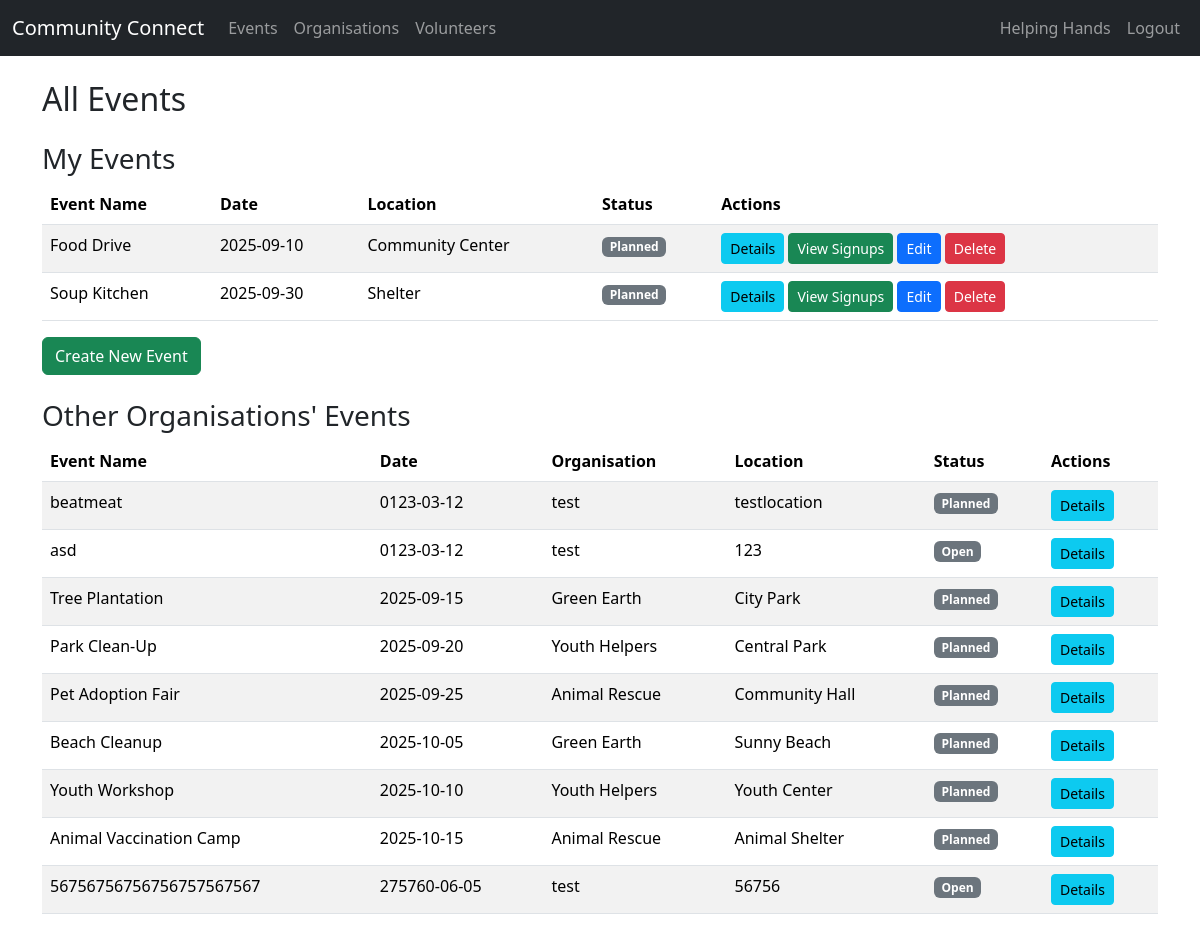
/events (signed in), run on an earlier commit of the app's database.
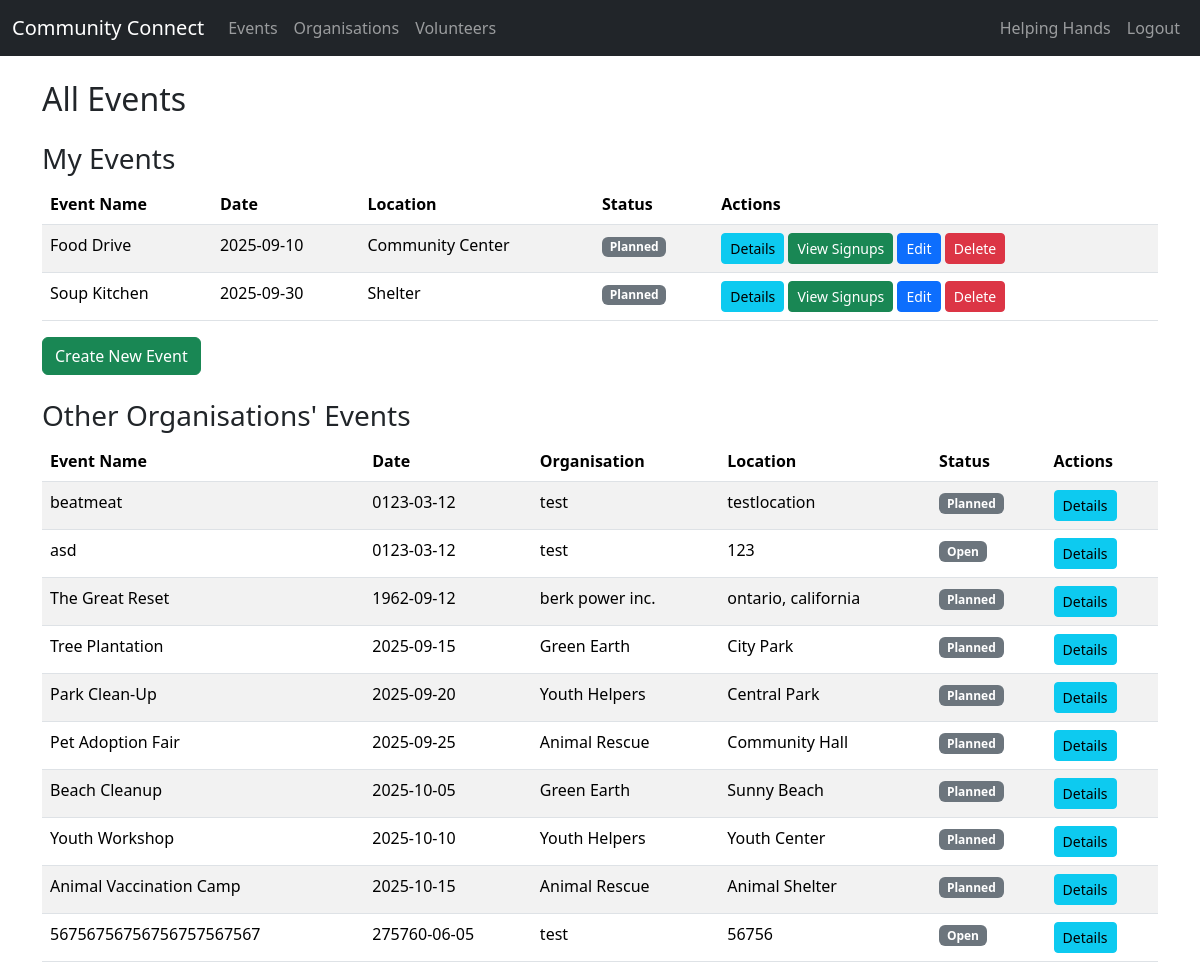
And on a later commit of the database.
### tables this page shows
CREATE TABLE Events (
    EventID INTEGER PRIMARY KEY AUTOINCREMENT,
    OrganisationID INTEGER,
    Name TEXT NOT NULL,
    Description TEXT,
    Date DATE,
    StartTime TIME,
    EndTime TIME,
    Location TEXT,
    Status TEXT,
    FOREIGN KEY (OrganisationID) REFERENCES Organisations(OrganisationID)
);

CREATE TABLE Organisations (
    OrganisationID INTEGER PRIMARY KEY AUTOINCREMENT,
    Name TEXT NOT NULL,
    Description TEXT,
    ContactPerson TEXT,
    Email TEXT UNIQUE,
    Password TEXT,
    Phone TEXT,
    Address TEXT,
    Website TEXT,
    Logo TEXT
);

### app.py (the view, shortened to what this page needs)
@app.route("/events")
@login_required
def list_events():
    db = get_db()
    user_id = session.get('user_id')
    account_type = session.get('account_type')
    if account_type == 'organisation':
        my_events = db.execute(
            """SELECT e.*, o.Name AS OrgName
               FROM Events e
               JOIN Organisations o ON e.OrganisationID = o.OrganisationID
               WHERE e.OrganisationID = ?
               ORDER BY e.Date""",
            (user_id,)
        ).fetchall()
        other_events = db.execute(
            """SELECT e.*, o.Name AS OrgName
               FROM Events e
               JOIN Organisations o ON e.OrganisationID = o.OrganisationID
               WHERE e.OrganisationID != ?
               ORDER BY e.Date""",
            (user_id,)
        ).fetchall()
        return render_template(
            "list_events.html",
            my_events=my_events,
            other_events=other_events
        )
    return redirect(url_for('login'))

### app.py (called while the page is built)
def get_db():
    db = getattr(g, "_database", None)
    if db is None:
        db = g._database = sqlite3.connect(DATABASE)
        db.row_factory = sqlite3.Row
    return db

@app.teardown_appcontext
def close_connection(exception):
    db = getattr(g, "_database", None)
    if db is not None:
        db.close()

def login_required(f):
    @wraps(f)
    def decorated_function(*args, **kwargs):
        if "user_id" not in session:
            flash("Please log in first.", "error")
            return redirect(url_for("login"))
        return f(*args, **kwargs)
    return decorated_function

### templates/list_events.html (shortened to what this page needs)
{% extends "base.html" %}
{% block content %}
<h2 class="mb-4">All Events</h2>
{% if session.get('account_type') == 'organisation' %}
    <h3 class="mt-4">My Events</h3>
    <table class="table table-striped">
        <thead>
            <tr>
                <th>Event Name</th>
                <th>Date</th>
                <th>Location</th>
                <th>Status</th>
                <th>Actions</th>
            </tr>
        </thead>
        <tbody>
            {% for event in my_events %}
            <tr>
                <td>{{ event.Name }}</td>
                <td>{{ event.Date }}</td>
                <td>{{ event.Location }}</td>
                <td><span class="badge bg-secondary">{{ event.Status }}</span></td>
                <td>
                    <a href="{{ url_for('view_event', event_id=event.EventID) }}" class="btn btn-sm btn-info">Details</a>
                    <a href="{{ url_for('view_event_signups', event_id=event.EventID) }}" class="btn btn-sm btn-success">View Signups</a>
                    <a href="{{ url_for('edit_event', event_id=event.EventID) }}" class="btn btn-sm btn-primary">Edit</a>
                    <form action="{{ url_for('delete_event', event_id=event.EventID) }}" method="POST" class="d-inline">
                        <button type="submit" class="btn btn-sm btn-danger" onclick="return confirm('Are you sure?');">Delete</button>
                    </form>
                </td>
            </tr>
            {% else %}
            <tr>
                <td colspan="4">No events found.</td>
            </tr>
            {% endfor %}
        </tbody>
    </table>
    <a href="{{ url_for('add_event') }}" class="btn btn-success">Create New Event</a>
    <h3 class="mt-4">Other Organisations' Events</h3>
    <table class="table table-striped">
        <thead>
            <tr>
                <th>Event Name</th>
                <th>Date</th>
                <th>Organisation</th>
                <th>Location</th>
                <th>Status</th>
                <th>Actions</th>
            </tr>
        </thead>
        <tbody>
            {% for event in other_events %}
            <tr>
                <td>{{ event.Name }}</td>
                <td>{{ event.Date }}</td>
                <td>{{ event.OrgName }}</td>
                <td>{{ event.Location }}</td>
                <td><span class="badge bg-secondary">{{ event.Status }}</span></td>
                <td>
                    <a href="{{ url_for('view_event', event_id=event.EventID) }}" class="btn btn-sm btn-info">Details</a>
                </td>
            </tr>
            {% else %}
            <tr>
                <td colspan="5">No events found.</td>
            </tr>
            {% endfor %}
        </tbody>
    </table>
{% endif %}
{% endblock %}

What changed in the data, as far as the page shows it:
added Events: Name "The Great Reset", Date "1962-09-12", OrgName "berk power inc.", Location "ontario, california", Status "Planned", shown under "Other Organisations' Events"
